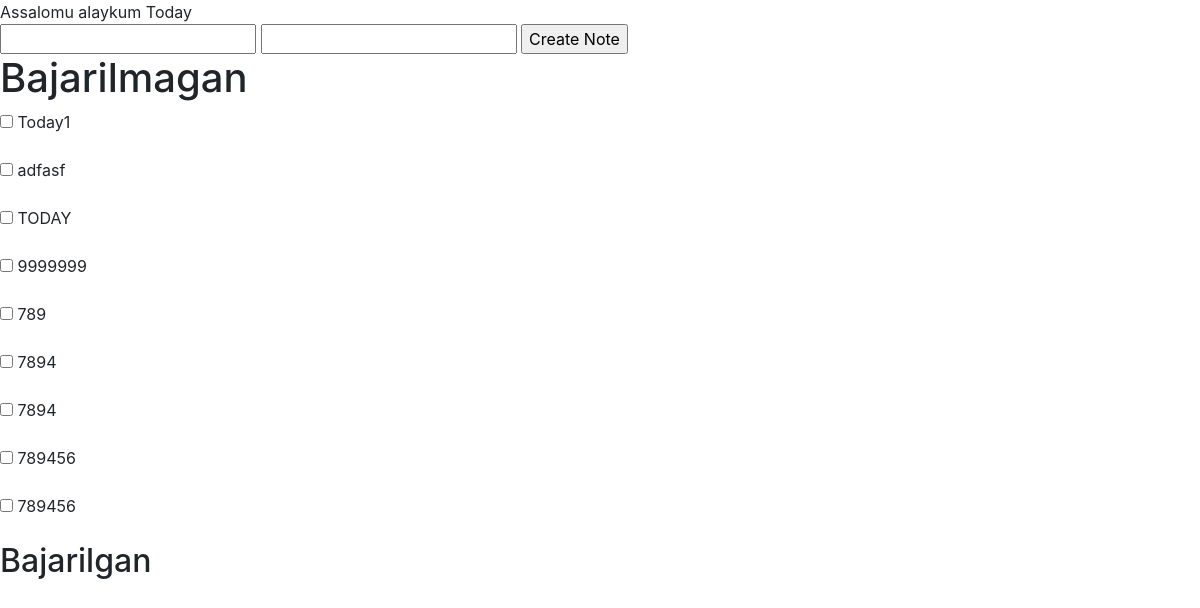
The page /noter/lists/68/ (signed in) on the database as committed earlier.
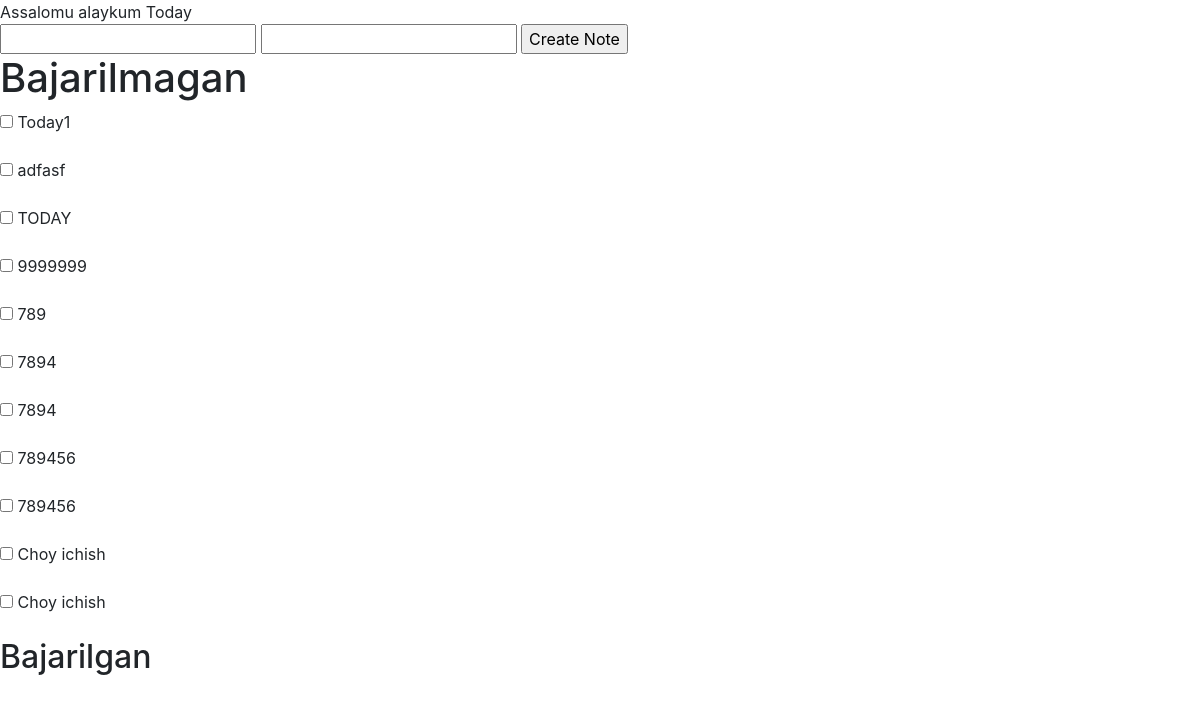
The same page on the database as committed later.
### noter/models.py (models this page shows)
class Note(models.Model):
    title = models.CharField(max_length=100, null=False, blank=False)
    description = models.TextField(blank=True, default=None, null=True)
    status = models.BooleanField(default=False)
    created_at = models.CharField(max_length=20)
    start_at = models.DateField(null=True, blank=True)
    end_at = models.DateField(null=True, blank=True)
    deadline = models.DateField(null=True, blank=True)
    list = models.ForeignKey(List, on_delete=models.CASCADE, related_name='notes', default=1)
    user = models.ForeignKey(CustomUser, on_delete=models.CASCADE, default=1)
    def __str__(self):
        return self.title

### noter/views.py (the view)
# urls.py: path('lists/<int:list_id>/', views.ShowList, name='lists'),
@login_required
@cache_control(no_cache=True, must_revalidate=True, no_store=True)
def ShowList(request, list_id):
    name = List.objects.get(id = list_id)
    notes = Note.objects.filter(list = name)
    done = notes.filter(status = True)
    undone = notes.filter(status = False)
    return render(request, 'noter/lists.html', {'done_notes': done,'undone_notes':undone, 'name': name, 'list_id':list_id})

### noter/models.py (called while the page is built)
    def __str__(self):
        return self.name

### noter/templates/noter/lists.html (shortened to what this page needs)
{% extends 'noter/base.html' %}
{% block css %}
    <link href="https://cdn.jsdelivr.net/npm/remixicon@4.5.0/fonts/remixicon.css" rel="stylesheet"/>
    <link href="https://cdn.jsdelivr.net/npm/bootstrap@4.6.2/dist/css/bootstrap.min.css" rel="stylesheet">
{% endblock %}
{% block content %}
    Assalomu alaykum {{name}}
    <form method="post" action="{% url 'noter:create-note' list_id %}">
        <input type="text" name="note_title">
        <input type="text" name="note_description">
        <input type="submit" value="Create Note" onchange="this.form.submit()">
    </form>
    <h1>Bajarilmagan</h1>
    {% for undone in undone_notes %}
        <form method="post" action="{% url 'noter:do' list_id undone.id %}">
            <p>
                <input type="checkbox" name="undone{{undone.id}}" id="undone{{undone.id}}" onchange="this.form.submit()">
                <label for="undone{{undone.id}}">
                    {{undone}}
                </label>
            </p>
        </form>
    {% endfor %}
    <h2>Bajarilgan</h2>
{% endblock %}

Rows that differ between the two databases and show on the page:
added Note: title "Choy ichish"
added Note: title "Choy ichish"
